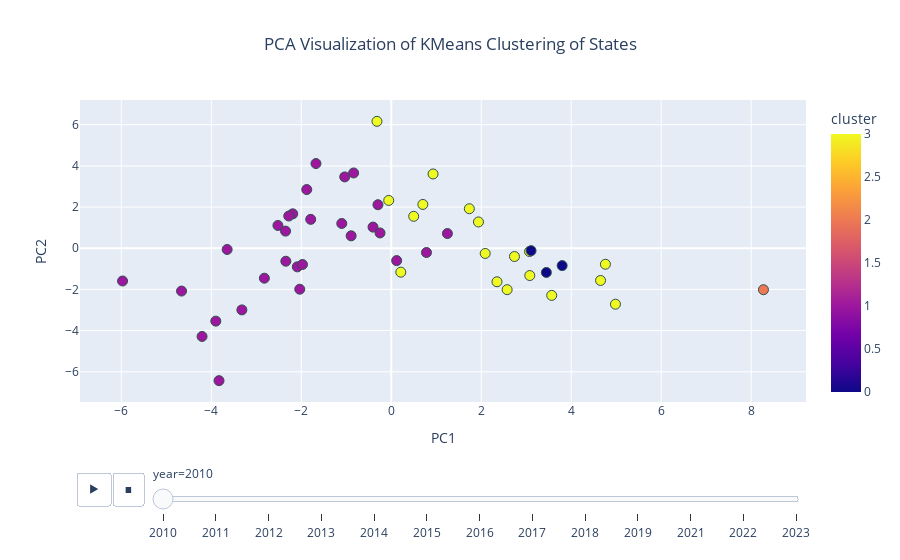

The notebook cell this image was saved under:
### Code cell
fig = px.scatter(
            clusters_prop_time_series_pca,
            x='PC1',
            y='PC2',
            color='cluster',
            hover_name='State',
            title='PCA Visualization of KMeans Clustering of States',
            color_discrete_sequence='Viridis',
            animation_frame='year'
            )

fig.update_traces(marker=dict(size=10, line=dict(width=1, color='DarkSlateGrey')))
fig.update_layout(title_x=0.5)
fig.show()
# use plotly to graph our clustering after PCA

### Figure 1 — Plotly figure (JSON) as saved in the notebook; plotly's stock layout.template omitted (floating-point values rounded to 4 significant figures)
{"data": [{"hovertemplate": "<b>%{hovertext}</b><br><br>year=2010<br>PC1=%{x}<br>PC2=%{y}<br>cluster=%{marker.color}<extra></extra>", "hovertext": ["Alabama", "Alaska", "Arizona", "Arkansas", "California", "Colorado", "Connecticut", "Delaware", "District of Columbia ", "Florida", "Georgia", "Hawaii", "Idaho", "Illinois", "Indiana", "Iowa", "Kansas", "Kentucky", "Louisiana", "Maine", "Maryland", "Massachusetts", "Michigan", "Minnesota", "Mississippi", "Missouri", "Montana", "Nebraska", "Nevada", "New Hampshire", "New Jersey", "New Mexico", "New York", "North Carolina", "North Dakota", "Ohio", "Oklahoma", "Oregon", "Pennsylvania", "Rhode Island", "South Carolina", "South Dakota", "Tennessee", "Texas", "Utah", "Vermont", "Virginia", "Washington", "West Virginia", "Wisconsin", "Wyoming"], "legendgroup": "", "marker": {"color": [1, 3, 3, 3, 1, 3, 1, 1, 1, 1, 1, 3, 3, 1, 1, 1, 3, 1, 3, 1, 1, 1, 1, 1, 3, 3, 3, 0, 3, 1, 1, 3, 1, 1, 0, 1, 3, 3, 1, 1, 1, 0, 1, 3, 3, 1, 1, 3, 1, 1, 2], "coloraxis": "coloraxis", "line": {"color": "DarkSlateGrey", "width": 1}, "size": 10, "symbol": "circle"}, "mode": "markers", "name": "", "orientation": "v", "showlegend": false, "type": "scatter", "x": [-1.034, 4.76, 2.088, 0.9293, 0.1204, 3.073, -2.82, -4.662, -5.973, -1.79, -1.878, 0.2126, 4.984, -0.4052, -0.2955, 1.248, 1.939, -1.674, -0.05606, -2.034, -3.648, -3.32, -0.8917, 0.7827, -0.3177, 0.7021, 4.652, 3.107, 3.079, -3.829, -2.088, 2.739, -1.974, -2.191, 3.798, -1.1, 1.736, 2.576, -2.343, -3.9, -2.278, 3.448, -0.8365, 0.4987, 3.566, -4.206, -2.519, 2.35, -2.35, -0.2497, 8.273], "xaxis": "x", "y": [3.465, -0.7773, -0.254, 3.608, -0.6016, -0.1608, -1.455, -2.08, -1.592, 1.402, 2.85, -1.163, -2.719, 1.026, 2.114, 0.7122, 1.276, 4.113, 2.322, -1.991, -0.06083, -2.995, 0.6022, -0.2087, 6.164, 2.127, -1.567, -0.1166, -1.326, -6.432, -0.9045, -0.4017, -0.7918, 1.669, -0.8445, 1.202, 1.919, -2.012, -0.6305, -3.541, 1.564, -1.176, 3.657, 1.551, -2.291, -4.286, 1.106, -1.63, 0.8319, 0.7428, -2.015], "yaxis": "y"}], "layout": {"coloraxis": {"colorbar": {"title": {"text": "cluster"}}, "colorscale": [[0, "#0d0887"], [0.1111, "#46039f"], [0.2222, "#7201a8"], [0.3333, "#9c179e"], [0.4444, "#bd3786"], [0.5556, "#d8576b"], [0.6667, "#ed7953"], [0.7778, "#fb9f3a"], [0.8889, "#fdca26"], [1, "#f0f921"]]}, "legend": {"tracegroupgap": 0}, "sliders": [{"active": 0, "currentvalue": {"prefix": "year="}, "len": 0.9, "pad": {"b": 10, "t": 60}, "steps": [{"args": [["2010"], {"frame": {"duration": 0, "redraw": false}, "fromcurrent": true, "mode": "immediate", "transition": {"duration": 0, "easing": "linear"}}], "label": "2010", "method": "animate"}, {"args": [["2011"], {"frame": {"duration": 0, "redraw": false}, "fromcurrent": true, "mode": "immediate", "transition": {"duration": 0, "easing": "linear"}}], "label": "2011", "method": "animate"}, {"args": [["2012"], {"frame": {"duration": 0, "redraw": false}, "fromcurrent": true, "mode": "immediate", "transition": {"duration": 0, "easing": "linear"}}], "label": "2012", "method": "animate"}, {"args": [["2013"], {"frame": {"duration": 0, "redraw": false}, "fromcurrent": true, "mode": "immediate", "transition": {"duration": 0, "easing": "linear"}}], "label": "2013", "method": "animate"}, {"args": [["2014"], {"frame": {"duration": 0, "redraw": false}, "fromcurrent": true, "mode": "immediate", "transition": {"duration": 0, "easing": "linear"}}], "label": "2014", "method": "animate"}, {"args": [["2015"], {"frame": {"duration": 0, "redraw": false}, "fromcurrent": true, "mode": "immediate", "transition": {"duration": 0, "easing": "linear"}}], "label": "2015", "method": "animate"}, {"args": [["2016"], {"frame": {"duration": 0, "redraw": false}, "fromcurrent": true, "mode": "immediate", "transition": {"duration": 0, "easing": "linear"}}], "label": "2016", "method": "animate"}, {"args": [["2017"], {"frame": {"duration": 0, "redraw": false}, "fromcurrent": true, "mode": "immediate", "transition": {"duration": 0, "easing": "linear"}}], "label": "2017", "method": "animate"}, {"args": [["2018"], {"frame": {"duration": 0, "redraw": false}, "fromcurrent": true, "mode": "immediate", "transition": {"duration": 0, "easing": "linear"}}], "label": "2018", "method": "animate"}, {"args": [["2019"], {"frame": {"duration": 0, "redraw": false}, "fromcurrent": true, "mode": "immediate", "transition": {"duration": 0, "easing": "linear"}}], "label": "2019", "method": "animate"}, {"args": [["2021"], {"frame": {"duration": 0, "redraw": false}, "fromcurrent": true, "mode": "immediate", "transition": {"duration": 0, "easing": "linear"}}], "label": "2021", "method": "animate"}, {"args": [["2022"], {"frame": {"duration": 0, "redraw": false}, "fromcurrent": true, "mode": "immediate", "transition": {"duration": 0, "easing": "linear"}}], "label": "2022", "method": "animate"}, {"args": [["2023"], {"frame": {"duration": 0, "redraw": false}, "fromcurrent": true, "mode": "immediate", "transition": {"duration": 0, "easing": "linear"}}], "label": "2023", "method": "animate"}], "x": 0.1, "xanchor": "left", "y": 0, "yanchor": "top"}], "title": {"text": "PCA Visualization of KMeans Clustering of States", "x": 0.5}, "updatemenus": [{"buttons": [{"args": [null, {"frame": {"duration": 500, "redraw": false}, "fromcurrent": true, "mode": "immediate", "transition": {"duration": 500, "easing": "linear"}}], "label": "&#9654;", "method": "animate"}, {"args": [[null], {"frame": {"duration": 0, "redraw": false}, "fromcurrent": true, "mode": "immediate", "transition": {"duration": 0, "easing": "linear"}}], "label": "&#9724;", "method": "animate"}], "direction": "left", "pad": {"r": 10, "t": 70}, "showactive": false, "type": "buttons", "x": 0.1, "xanchor": "right", "y": 0, "yanchor": "top"}], "xaxis": {"anchor": "y", "domain": [0, 1], "title": {"text": "PC1"}}, "yaxis": {"anchor": "x", "domain": [0, 1], "title": {"text": "PC2"}}}}
